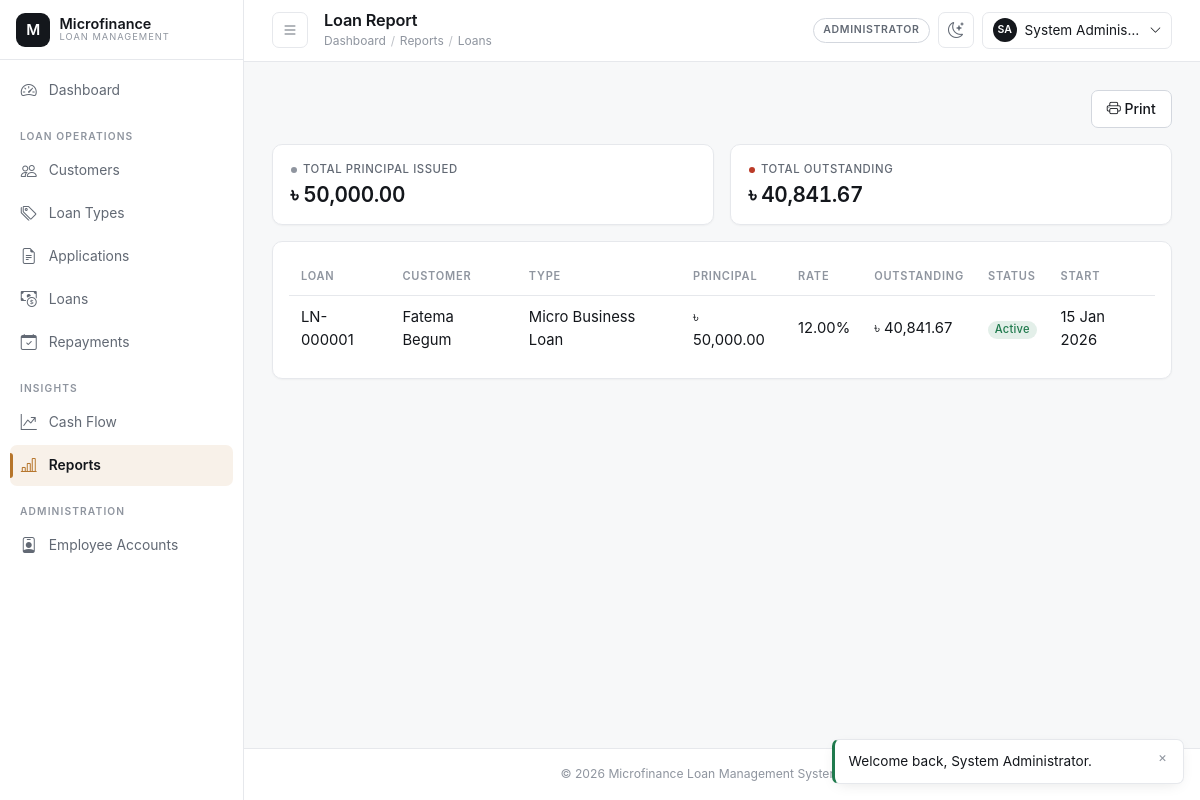
The page /admin/reports/loans.php (signed in) on the database its author committed.
### tables this page shows
CREATE TABLE loans (
    loan_id            INT UNSIGNED AUTO_INCREMENT PRIMARY KEY,
    loan_code          VARCHAR(20) NOT NULL UNIQUE,
    application_id     INT UNSIGNED NOT NULL UNIQUE,
    customer_id        INT UNSIGNED NOT NULL,
    loan_type_id       INT UNSIGNED NOT NULL,
    principal_amount   DECIMAL(14,2) NOT NULL,
    interest_rate      DECIMAL(5,2) NOT NULL COMMENT 'Locked-in annual % at approval time',
    duration_months    INT UNSIGNED NOT NULL,
    emi_amount         DECIMAL(14,2) NOT NULL,
    start_date         DATE NOT NULL,
    end_date           DATE NOT NULL,
    status             ENUM('active','closed','defaulted','cancelled') NOT NULL DEFAULT 'active',
    approved_by        INT UNSIGNED NOT NULL,
    created_at         TIMESTAMP NOT NULL DEFAULT CURRENT_TIMESTAMP,
    updated_at         TIMESTAMP NOT NULL DEFAULT CURRENT_TIMESTAMP ON UPDATE CURRENT_TIMESTAMP,
    CONSTRAINT fk_loans_application FOREIGN KEY (application_id) REFERENCES loan_applications(application_id)
        ON UPDATE CASCADE ON DELETE RESTRICT,
    CONSTRAINT fk_loans_customer FOREIGN KEY (customer_id) REFERENCES customers(customer_id)
        ON UPDATE CASCADE ON DELETE RESTRICT,
    CONSTRAINT fk_loans_loan_type FOREIGN KEY (loan_type_id) REFERENCES loan_types(loan_type_id)
        ON UPDATE CASCADE ON DELETE RESTRICT,
    CONSTRAINT fk_loans_approved_by FOREIGN KEY (approved_by) REFERENCES users(user_id)
        ON UPDATE CASCADE ON DELETE RESTRICT,
    CONSTRAINT chk_loans_principal CHECK (principal_amount > 0),
    CONSTRAINT chk_loans_dates CHECK (end_date > start_date),
    INDEX idx_loans_status (status),
    INDEX idx_loans_customer (customer_id)
);

CREATE TABLE users (
    user_id        INT UNSIGNED AUTO_INCREMENT PRIMARY KEY,
    role_id        INT UNSIGNED NOT NULL,
    full_name      VARCHAR(120) NOT NULL,
    username       VARCHAR(60) NOT NULL UNIQUE,
    email          VARCHAR(120) NOT NULL UNIQUE,
    phone          VARCHAR(20) DEFAULT NULL,
    password_hash  VARCHAR(255) NOT NULL,
    status         ENUM('active','inactive','suspended') NOT NULL DEFAULT 'active',
    remember_token VARCHAR(255) DEFAULT NULL,
    last_login_at  DATETIME DEFAULT NULL,
    created_by     INT UNSIGNED DEFAULT NULL,
    created_at     TIMESTAMP NOT NULL DEFAULT CURRENT_TIMESTAMP,
    updated_at     TIMESTAMP NOT NULL DEFAULT CURRENT_TIMESTAMP ON UPDATE CURRENT_TIMESTAMP,
    CONSTRAINT fk_users_role FOREIGN KEY (role_id) REFERENCES roles(role_id)
        ON UPDATE CASCADE ON DELETE RESTRICT,
    CONSTRAINT fk_users_created_by FOREIGN KEY (created_by) REFERENCES users(user_id)
        ON UPDATE CASCADE ON DELETE SET NULL,
    INDEX idx_users_role (role_id),
    INDEX idx_users_status (status)
);

CREATE TABLE loan_types (
    loan_type_id     INT UNSIGNED AUTO_INCREMENT PRIMARY KEY,
    type_name        VARCHAR(100) NOT NULL UNIQUE,
    description      VARCHAR(255) DEFAULT NULL,
    interest_rate    DECIMAL(5,2) NOT NULL COMMENT 'Annual % rate',
    min_amount       DECIMAL(14,2) NOT NULL,
    max_amount       DECIMAL(14,2) NOT NULL,
    min_duration_months INT UNSIGNED NOT NULL,
    max_duration_months INT UNSIGNED NOT NULL,
    processing_fee_pct DECIMAL(5,2) NOT NULL DEFAULT 0.00,
    status           ENUM('active','inactive') NOT NULL DEFAULT 'active',
    created_at       TIMESTAMP NOT NULL DEFAULT CURRENT_TIMESTAMP,
    updated_at       TIMESTAMP NOT NULL DEFAULT CURRENT_TIMESTAMP ON UPDATE CURRENT_TIMESTAMP,
    CONSTRAINT chk_loan_types_amounts CHECK (max_amount >= min_amount),
    CONSTRAINT chk_loan_types_duration CHECK (max_duration_months >= min_duration_months),
    CONSTRAINT chk_loan_types_rate CHECK (interest_rate >= 0)
);

### includes/loan_helpers.php (called while the page is built, shortened)
<?php
require_once __DIR__ . '/functions.php';
function get_loan_outstanding_balance(int $loanId): float
{
    $pdo = Database::getConnection();
    $stmt = $pdo->prepare('SELECT COALESCE(SUM(total_due - amount_paid),0) FROM repayment_schedules WHERE loan_id = :id');
    $stmt->execute(['id' => $loanId]);
    return (float) $stmt->fetchColumn();
}

### admin/reports/loans.php (the view, shortened to what this page needs)
<?php
$pdo = Database::getConnection();
$rows = $pdo->query(
    "SELECT l.loan_id, l.loan_code, l.principal_amount, l.interest_rate, l.status, l.start_date,
            uc.full_name AS customer_name, lt.type_name
     FROM loans l
     INNER JOIN customers c ON c.customer_id = l.customer_id
     INNER JOIN users uc ON uc.user_id = c.user_id
     INNER JOIN loan_types lt ON lt.loan_type_id = l.loan_type_id
     ORDER BY l.created_at DESC"
)->fetchAll();
$totalPrincipal = 0.0;
$totalOutstanding = 0.0;
foreach ($rows as &$row) {
    $row['outstanding'] = get_loan_outstanding_balance((int) $row['loan_id']);
    $totalPrincipal += (float) $row['principal_amount'];
    $totalOutstanding += $row['outstanding'];
}
require_once __DIR__ . '/../../includes/header.php';
?>
<div class="d-flex justify-content-end mb-3 d-print-none">
    <button type="button" class="btn btn-outline-secondary" onclick="window.print()"><i class="bi bi-printer"></i> Print</button>
</div>
<div class="row g-3 mb-3">
    <div class="col-md-6">
        <div class="mfs-stat-tile"><div class="stat-label">Total Principal Issued</div><div class="stat-value" style="font-size:1.3rem;"><?= money($totalPrincipal) ?></div></div>
    </div>
    <div class="col-md-6">
        <div class="mfs-stat-tile accent-danger"><div class="stat-label">Total Outstanding</div><div class="stat-value" style="font-size:1.3rem;"><?= money($totalOutstanding) ?></div></div>
    </div>
</div>
<div class="mfs-card p-3">
    <div class="table-responsive">
        <table class="table mfs-table align-middle">
            <thead><tr><th>Loan</th><th>Customer</th><th>Type</th><th>Principal</th><th>Rate</th><th>Outstanding</th><th>Status</th><th>Start</th></tr></thead>
            <tbody>
            <?php foreach ($rows as $row): ?>
                <tr>
                    <td><?= e($row['loan_code']) ?></td>
                    <td><?= e($row['customer_name']) ?></td>
                    <td><?= e($row['type_name']) ?></td>
                    <td><?= money($row['principal_amount']) ?></td>
                    <td><?= number_format((float) $row['interest_rate'], 2) ?>%</td>
                    <td><?= money($row['outstanding']) ?></td>
                    <td><?= status_badge($row['status']) ?></td>
                    <td><?= display_date($row['start_date']) ?></td>
                </tr>
            <?php endforeach; ?>
            </tbody>
        </table>
    </div>
</div>
<?php require_once __DIR__ . '/../../includes/footer.php'; ?>

### includes/functions.php (shortened to what this page needs)
<?php
function e(mixed $value = null): string
{
    return htmlspecialchars((string) ($value ?? ''), ENT_QUOTES, 'UTF-8');
}
function money(mixed $amount, string $symbol = '৳'): string
{
    return $symbol . ' ' . number_format(is_numeric($amount) ? (float) $amount : 0.0, 2);
}
function display_date(?string $date, string $format = 'd M Y'): string
{
    $ts = strtotime($date);
    return $ts === false ? '—' : date($format, $ts);
}
function status_badge(string $status): string
{
    $slug = strtolower(str_replace(' ', '-', $status));
    return '<span class="badge badge-status-' . e($slug) . '">' . e(ucwords(str_replace('_', ' ', $status))) . '</span>';
}

### assets/css/style.css (style rules this page uses)
:root { color-scheme: light; --mfs-bg: #f7f8f9; --mfs-surface: #ffffff; --mfs-surface-2: #fbfbfc; --mfs-surface-3: #f1f2f4; --mfs-border: #e6e8ec; --mfs-border-strong: #d3d7de; --mfs-ink: #14171c; --mfs-ink-soft: #626974; --mfs-ink-faint: #8f959f; --mfs-accent: #b6752b; --mfs-accent-hover: #a1651f; --mfs-accent-soft: rgba(182, 117, 43, 0.10); --mfs-accent-ring: rgba(182, 117, 43, 0.26); --mfs-success: #1f7a4d; --mfs-success-soft: rgba(31, 122, 77, 0.12); --mfs-danger: #bb3b28; --mfs-danger-soft: rgba(187, 59, 40, 0.12); --mfs-warning: #b6752b; --mfs-info: #2b6d8c; --mfs-info-soft: rgba(43, 109, 140, 0.12); --mfs-radius: 10px; --mfs-radius-sm: 7px; --mfs-radius-lg: 16px; --mfs-shadow-sm: 0 1px 2px rgba(16, 18, 21, 0.04); --mfs-shadow: 0 4px 16px -6px rgba(16, 18, 21, 0.14); --mfs-shadow-lg: 0 24px 60px -28px rgba(16, 18, 21, 0.34); --mfs-sidebar-width: 244px; --mfs-sidebar-collapsed: 68px; --mfs-topbar-height: 60px; --mfs-speed: 160ms; --mfs-speed-slow: 280ms; --mfs-ease: cubic-bezier(0.4, 0, 0.2, 1); --mfs-ease-out: cubic-bezier(0.16, 1, 0.3, 1); --mfs-font: -apple-system, BlinkMacSystemFont, 'Segoe UI', Inter, Roboto, 'Helvetica Neue', Arial, 'Noto Sans', sans-serif; --mfs-font-mono: ui-monospace, SFMono-Regular, 'SF Mono', Menlo, Consolas, monospace; }
*, *::before, *::after { box-sizing: border-box; }
html { -webkit-text-size-adjust: 100%; text-size-adjust: 100%; }
body { margin: 0; background-color: var(--mfs-bg); color: var(--mfs-ink); font-family: var(--mfs-font); font-size: 0.925rem; line-height: 1.55; -webkit-font-smoothing: antialiased; -moz-osx-font-smoothing: grayscale; }
* { scrollbar-width: thin; scrollbar-color: var(--mfs-border-strong) transparent; }
.btn { --mfs-btn-bg: transparent; border-radius: var(--mfs-radius-sm); font-size: 0.875rem; font-weight: 500; line-height: 1.45; padding: 0.5rem 0.95rem; cursor: pointer; transition: background-color var(--mfs-speed) var(--mfs-ease), border-color var(--mfs-speed) var(--mfs-ease), color var(--mfs-speed) var(--mfs-ease), transform var(--mfs-speed) var(--mfs-ease), box-shadow var(--mfs-speed) var(--mfs-ease); }
.btn-outline-secondary { border-color: var(--mfs-border-strong); color: var(--mfs-ink); background: var(--mfs-surface); }
.mfs-card { background: var(--mfs-surface); border: 1px solid var(--mfs-border); border-radius: var(--mfs-radius); box-shadow: var(--mfs-shadow-sm); }
.mfs-stat-tile { height: 100%; background: var(--mfs-surface); border: 1px solid var(--mfs-border); border-radius: var(--mfs-radius); padding: 1rem 1.1rem; box-shadow: var(--mfs-shadow-sm); transition: transform var(--mfs-speed) var(--mfs-ease), box-shadow var(--mfs-speed) var(--mfs-ease), border-color var(--mfs-speed) var(--mfs-ease); }
.mfs-stat-tile .stat-label { display: flex; align-items: center; gap: 0.4rem; font-size: 0.71rem; font-weight: 500; letter-spacing: 0.05em; text-transform: uppercase; color: var(--mfs-ink-soft); }
.mfs-stat-tile .stat-label::before { content: ''; flex: 0 0 6px; width: 6px; height: 6px; border-radius: 50%; background: var(--mfs-ink-faint); }
.mfs-stat-tile .stat-value { margin-top: 0.3rem; font-size: 1.6rem; font-weight: 600; letter-spacing: -0.02em; line-height: 1.2; color: var(--mfs-ink); font-variant-numeric: tabular-nums; }
.mfs-stat-tile.accent-danger .stat-label::before { background: var(--mfs-danger); }
.table { --bs-table-bg: transparent; --bs-table-color: var(--mfs-ink); color: var(--mfs-ink); margin-bottom: 0; }
.table.mfs-table thead th { position: sticky; top: 0; z-index: 1; background: var(--mfs-surface); color: var(--mfs-ink-faint); font-size: 0.69rem; font-weight: 600; letter-spacing: 0.07em; text-transform: uppercase; border: 0; border-bottom: 1px solid var(--mfs-border); padding: 0.6rem 0.75rem; white-space: nowrap; vertical-align: middle; }
.table.mfs-table tbody td { border-color: var(--mfs-border); padding: 0.65rem 0.75rem; vertical-align: middle; }
.table.mfs-table tbody tr { transition: background-color var(--mfs-speed) var(--mfs-ease); }
.table.mfs-table tbody tr:last-child td { border-bottom: 0; }
.table-responsive { -webkit-overflow-scrolling: touch; }
.badge { font-weight: 500; font-size: 0.7rem; letter-spacing: 0.02em; padding: 0.3em 0.6em; border-radius: 999px; }
.badge-status-active, .badge-status-approved, .badge-status-paid, .badge-status-disbursed { background: var(--mfs-success-soft); color: var(--mfs-success); }

### rows shown on the page
loans: loan_code "LN-000001", users.full_name "Fatema Begum", loan_type.type_name "Micro Business Loan", principal_amount "৳ 50,000.00", interest_rate "12.00", outstanding "৳ 40,841.67", status "Active", start_date "15 Jan 2026"

### other values the page prints
$label "Dashboard"
$item[3] "LOAN OPERATIONS"
$label "Customers"
$label "Loan Types"
$label "Applications"
$label "Loans"
$label "Repayments"
$item[3] "INSIGHTS"
$label "Cash Flow"
$label "Reports"
$item[3] "ADMINISTRATION"
$label "Employee Accounts"
$pageTitle "Loan Report"
$user['role_name'] "ADMINISTRATOR"
$initials "SA"
